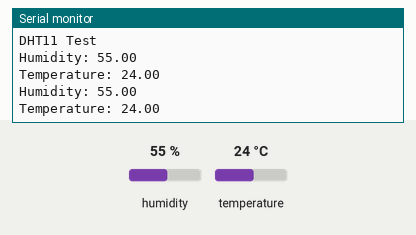
The sketch below on a simulated Arduino Uno, built with avr-gcc and run on an emulated ATmega328P. On the bench: the last lines printed to the serial monitor. Inputs (shaded band) come from the test bench; at power-on: humidity 55 %, temperature 24 °C.

Above: at 4.8 s.
4.9 s: humidity set to 22 %
At 6.6 s:
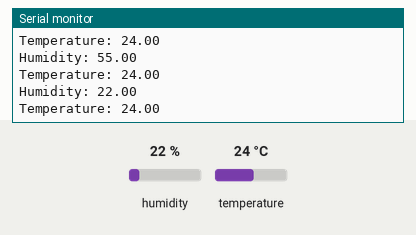
7.9 s: temperature set to 12 °C
At 9.1 s:
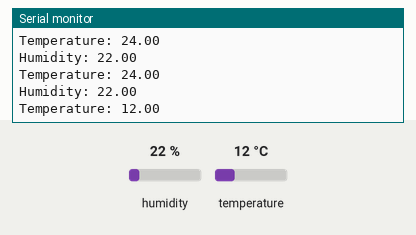
10.9 s: humidity set to 40 %
At 12.7 s:
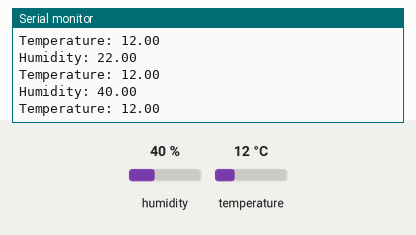
Timing chart, 0 to 14.2 s (numbered marks = the images above; inputs shaded):
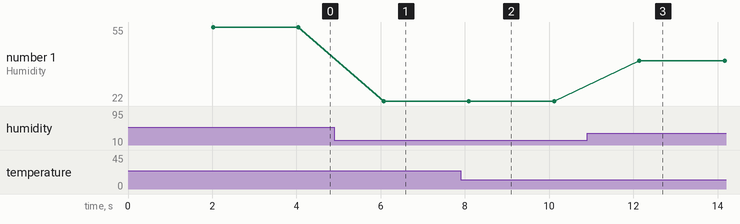

The sketch:

dht11_code.ino
```cpp
#include "DHT.h"

#define DHTPIN 2     // what digital pin we're connected to
#define DHTTYPE DHT11   // DHT 11

DHT dht(DHTPIN, DHTTYPE);

void setup() {
  Serial.begin(115200);
  Serial.println("DHT11 Test");

  dht.begin();
}

void loop() {

  delay(2000);
  float h = dht.readHumidity();
  float t = dht.readTemperature();

  if (isnan(h) || isnan(t)) {
    Serial.println("Failed to read from DHT sensor!");
    return;
  }

  Serial.print("\nHumidity: ");
  Serial.print(h);
  Serial.print("\nTemperature: ");
  Serial.print(t);

}
```

Measured:
- after the input at 4.9 s, the serial monitor: prints a new line after 1.2 s (image 1)
- after the input at 7.9 s, the serial monitor: prints a new line after 0.20 s (image 2)
- after the input at 10.9 s, the serial monitor: prints a new line after 1.2 s (image 3)
- plotted number 1: 55 → 22 after the input at 4.9 s, 22 → 40 after the input at 10.9 s
